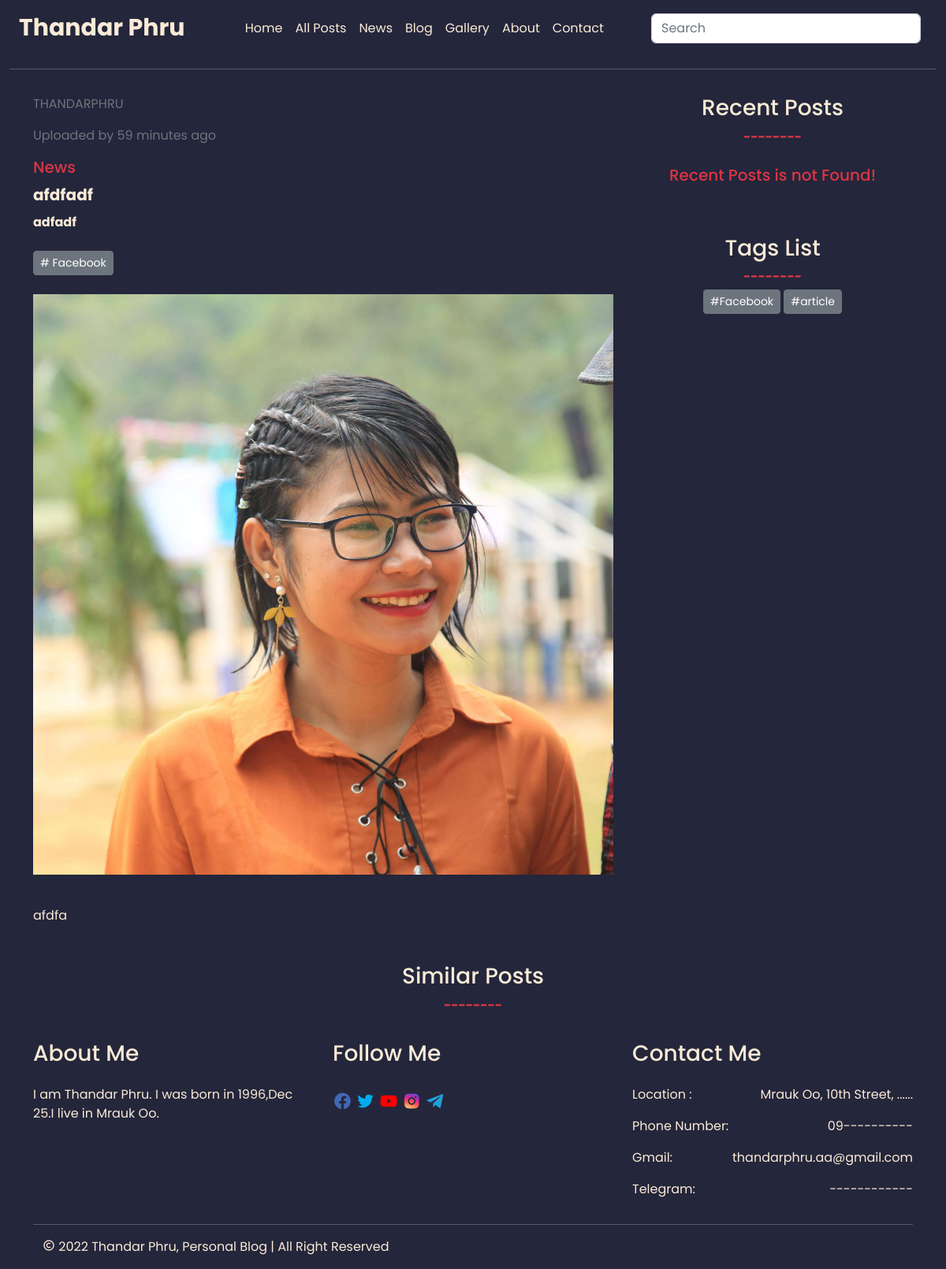
/posts/afdfadf/, run on the app's committed database.
### base/models.py (models this page shows, shortened)
class Category(models.Model):
    name = models.CharField(max_length=100)
    slug = models.SlugField(
            default='',
            editable=False,
        )
    created = models.DateTimeField(auto_now_add=True)
    updated = models.DateTimeField(auto_now=True)
    def __str__(self):
        return self.name

class Post(models.Model):
    title = models.CharField(max_length=255)
    category = models.ForeignKey(Category, on_delete=models.CASCADE)
    slug = models.SlugField(
            default='',
            editable=False,
        )
    author = models.ForeignKey(User, on_delete=models.CASCADE ,default='Thandar Phru')
    content = models.TextField(null=True)
    short_content = models.TextField(null=True,blank=True)
    feature = models.ImageField(upload_to = 'static/postimages', blank= True,null=True,default='static/postimages/contactme.JPEG')
    tags = models.ManyToManyField(Tag)
    created = models.DateTimeField(auto_now_add=True)
    updated = models.DateTimeField(auto_now=True)
    is_feature = models.BooleanField(default=True)
    class Meta:
        ordering = ('-created',)

class Tag(models.Model):
    name = models.CharField(max_length=100)
    slug = models.SlugField(
            default='',
            editable=False,
        )
    created = models.DateTimeField(auto_now_add=True)
    updated = models.DateTimeField(auto_now=True)
    def __str__(self):
        return self.name

### base/views.py (the view)
# urls.py: path('posts/<str:slug>/',views.detail, name='detail'),
def detail(request,slug):
    post = Post.objects.get(slug=slug)
    recent_posts = Post.objects.all()[:3]
    categories = Category.objects.all()
    post_tags = post.tags.all()
    tags = Tag.objects.all()
    related_posts = Post.objects.filter(tags__in = post_tags).exclude(slug=slug)
    context = {'post':post,'recent_posts':recent_posts,'related_posts':related_posts,'categories':categories,'tags':tags}
    if 'q' in request.GET:
        q = request.GET['q']
        search = Q(Q(title__icontains = q) | Q(content__icontains = q))
        results = Post.objects.filter(search)
        context ={'results':results,'q':q,'categories':categories}
        return render(request, 'base/searchresult.html', context)
    return render(request,'base/detail.html',context)

### base/templates/base/detail.html (shortened to what this page needs)
{% extends 'main.html' %} {% load static %}
{% block content %}
<div class="container">
<div class="row">
    <div class="col-lg-8">
        <div class="py-3">
            <p class="text-uppercase text-secondary">{{post.author}}</p>
            <p class="text-secondary">Uploaded by {{post.created|timesince}} ago</p>
            <h5 class="text-danger">{{post.category}}</h5>
            <h5 class="lh-base fw-bold">{{post.title}}</h5>
            <h6 class="lh-base fw-bold">{{post.short_content}}</h6>
        </div>
        <div class="pb-3">
            {% for tag in post.tags.all %}
            <a href="{% url 'tagpost' tag.slug %}" class="btn btn-secondary btn-sm">
               # {{tag}}
            </a>
            {% endfor %}
         </div>
         <div class="py-2">
            {% if post.is_feature == True %}
            <img src="{{post.feature.url}}" class="w-100 img-fluid" alt="{{post.title}}">
            {% endif %}
         </div>
        <div class="py-3">
            <p class="lh-lg">{{post.content|safe}}</p>
        </div>
    </div>
    <div class="col-lg-4">
        {% if related_posts %}
        {% include 'base/recentpost.html' %}
        {% else %}
        <div class="text-center py-3">
            <h3>Recent Posts</h3>
            <span class="text-danger fw-bold">--------</span>
            <h5 class="py-4 text-danger">Recent Posts is not Found!</h5>
          </div>
        {% endif %}
        <div class="text-center py-3">
            <h3>Tags List</h3>
            <span class="text-danger fw-bold">--------</span>
            <div>
                {% for tag in tags %}
    <a href="{% url 'tagpost' tag.slug %}"><span class="btn my-1 btn-sm btn-secondary ">#{{ tag.name }} </span></a>
    {% endfor %}
            </div>
          </div>
    </div>
</div>
<div>
    {% include 'base/relatedpost.html' %}
</div>
</div>
{% endblock content %}

### templates/navbar.html (shortened to what this page needs)
{% load static %}
<nav class="navbar navbar-expand-lg">
  <div class="container-fluid">
    <a class="navbar-brand logo" href="{% url 'home' %}">Thandar Phru</a>
    <div class="collapse navbar-collapse" id="navbarSupportedContent">
      <ul class="navbar-nav mx-auto mb-2 mb-lg-0">
        {% url 'home' as url %}
        <li class="nav-item">
          <a class="nav-link {% if request.path == url %}border-bottom{% endif %}" aria-current="page" href="{% url 'home' %}">Home</a>
        </li>
        {% url 'posts' as url %}
        <li class="nav-item">
          <a class="nav-link {% if request.path == url %}border-bottom{% endif %}" href='{% url 'posts' %}'>All Posts</a>
        </li>
        {% for category in categories %}
        {% url 'category' category.slug as url %}
        <li class="nav-item">
            <a class="nav-link {% if request.path == url %}border-bottom{% endif %}" href="{% url 'category' category.slug %}">{{category.name}}</a>
          </li>{% endfor %}
          {% url 'gallery' as url %}
        <li class="nav-item">
          <a class="nav-link {% if request.path == url %}border-bottom{% endif %}" href='{% url 'gallery' %}'>Gallery</a>
        </li>
        <li class="nav-item">
          <a class="nav-link" href='{% url 'home' %}#aboutme'>About</a>
        </li>
        <li class="nav-item">
          <a class="nav-link" href='{% url 'home' %}#contactme'>Contact</a>
        </li>
      </ul>
      <form class="d-flex" role="search">
        <input
          class="form-control me-2"
          type="search"
          name = "q"
          placeholder="Search"
          aria-label="Search"
        />
      </form>
    </div>
  </div>
</nav>
<hr />

### static/css/style.css (style rules this page uses)
* { font-family: "Poppins", sans-serif; }
body { background-color: #24263b; color: antiquewhite; }
.navbar-brand { color: antiquewhite !important; }
.nav-link { color: antiquewhite !important; }
.logo { font-size: 30px !important; font-weight: bold; }
a { text-decoration: none; }

### data on the page
Category: name "News"
Category: name "Blog"
Post: author "THANDARPHRU", created "59 minutes", category "News", title "afdfadf", short_content "adfadf", feature (picture), content "afdfa"
Tag: name "Facebook"
Tag: name "article"
